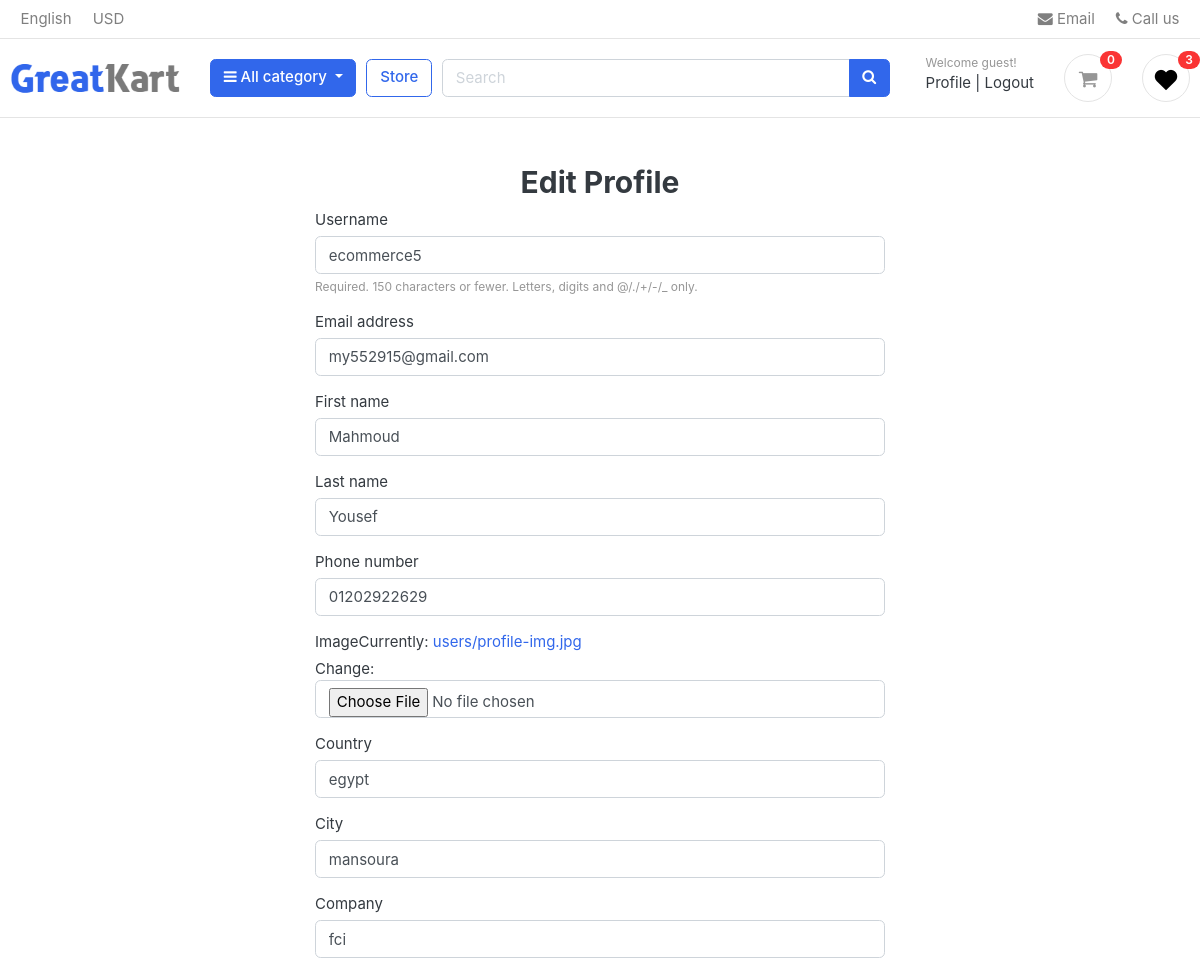
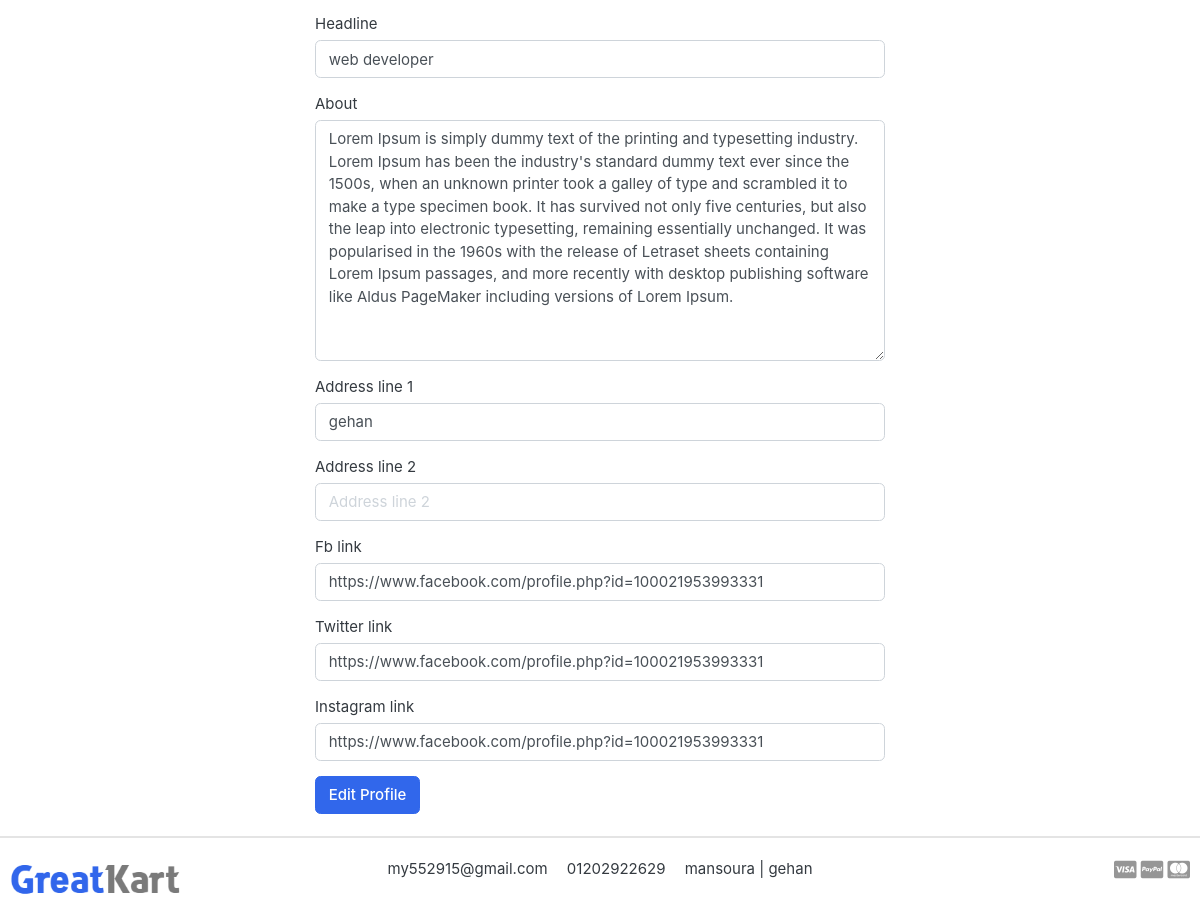
/accounts/profile/edit (signed in), run on the app's committed database (2 pictures, top to bottom).
### settings/models.py (models this page shows, shortened)
class Settings(models.Model):
    site_name = models.CharField( max_length=50)
    logo = models.ImageField( upload_to='setting/')
    phone = models.CharField( max_length=30)
    email = models.EmailField( max_length=254)
    description = models.TextField(max_length=1000)
    fb_link = models.URLField( max_length=200)
    twitter_link = models.URLField( max_length=200)
    instagram_link = models.URLField( max_length=200)
    address = models.CharField( max_length=50)

### accounts/models.py (models this page shows, shortened)
class Profile(models.Model):
    user = models.OneToOneField(User,on_delete=models.CASCADE)
    phone_number = models.CharField(max_length=20)
    headline = models.CharField(max_length=50 , blank=True, null=True)
    city = models.CharField(max_length=50)
    image = models.ImageField(upload_to='users/')
    about = models.TextField(max_length=4000 , blank=True , null=True)
    country = models.CharField(max_length=50 ,blank=True, null=True)
    company = models.CharField(max_length=100 ,blank=True, null=True)
    address_line_1 = models.CharField( max_length=50 , blank=True)
    address_line_2 = models.CharField( max_length=50 , blank=True)
    fb_link = models.URLField( max_length=200 , blank=True , null=True)
    twitter_link = models.URLField( max_length=200, blank=True , null=True)
    instagram_link = models.URLField( max_length=200, blank=True , null=True)
    linked_in_link = models.URLField( max_length=200, blank=True , null=True)

### accounts/views.py (the view)
# urls.py: path('profile/edit' , views.edit_profile , name='edit_profile'),
def edit_profile(request):
    profile = Profile.objects.get(user=request.user)
    if request.method == "POST":
        user_form = UserForm(request.POST , instance=request.user)
        profile_form = ProfileForm(request.POST,request.FILES,instance=profile)
        if user_form.is_valid() and profile_form.is_valid():
            user_form.save()
            myprofile = profile_form.save(commit=False)
            myprofile.user = request.user
            myprofile.save()
            messages.success(request,'Done! Your Profile has been updated.')
            return redirect('/accounts/profile')
    else:
        user_form = UserForm(instance=request.user)
        profile_form = ProfileForm(instance=profile)
    return render(request,'profile/profile_edit.html',{
        'user_form':user_form,
        'profile_form':profile_form,
    })

### accounts/forms.py
class UserForm(forms.ModelForm):
    class Meta:
        model = User
        fields = ['username','email','first_name','last_name',]

class ProfileForm(forms.ModelForm):
    class Meta:
        model = Profile
        fields = ['phone_number','image','country','city','company','headline','about','address_line_1','address_line_2','fb_link','twitter_link','instagram_link']

### accounts/favorite_context.py (called while the page is built)
def counter(request):
    product_counter = 0
    if request.user.is_authenticated:
        if 'admin' in request.path:
            return{}
        else :
            try :
                user_favourites = Product.objects.filter(like=request.user)
                product_counter = user_favourites.count()
            except Product.DoesNotExist:
                product_counter=0
    return dict(product_counter=product_counter)

### carts/context_processors.py (called while the page is built)
def counter(request):
    cart_count = 0
    if 'admin' in request.path:
        return{}
    else :
        try :
            cart = Cart.objects.filter(cart_id=_cart_id(request))
            if request.user.is_authenticated:
                cart_items = CartItem.objects.all().filter(user=request.user)
            else :
                cart_items = CartItem.objects.all().filter(cart=cart[:1])
            for cart_item in cart_items:
                cart_count+=cart_item.quantity
        except Cart.DoesNotExist:
            cart_count=0
    return dict(cart_count=cart_count)

### carts/views.py (called while the page is built)
def _cart_id(request):
    cart = request.session.session_key
    if not cart:
        cart = request.session.create()
    return cart

### category/context_processor.py (called while the page is built)
def menu_links(request):
    links = Category.objects.all()[:10]
    return dict(links=links)

### category/models.py (called while the page is built)
    def get_url(self):
        return reverse('store:product_by_category',args=[self.slug])

    def __str__(self):
        return str(self.name)

### accounts/templates/profile/profile_edit.html (shortened to what this page needs)
{% extends 'base.html' %}
{% load django_bootstrap5 %}
{% block body %}
<div class="container">
    <div class="col-md-6 mx-auto mt-5">
        <h2 style="text-align:center;">Edit Profile</h2>
        <form method="POST" enctype="multipart/form-data">
            {% bootstrap_form user_form %}
            {% bootstrap_form profile_form %}
            {% bootstrap_button button_type="submit" content="Edit Profile" %}
        </form>
    </div>
</div>
<br>
{% endblock body %}

### templates/base.html (shortened to what this page needs)
{% load static %}
<!DOCTYPE HTML>
<html lang="en">
<head>
    <link href="{% static 'css/bootstrap.css'%}" rel="stylesheet" type="text/css" />
    <link href="{% static 'fonts/fontawesome/css/all.min.css'%}" type="text/css" rel="stylesheet">
    <link href="{% static 'css/ui.css'%}" rel="stylesheet" type="text/css" />
    <link href="{% static 'css/responsive.css'%}" rel="stylesheet" media="only screen and (max-width: 1200px)" />
    <link href="{% static 'css/custum.css'%}" rel="stylesheet" type="text/css" />
    <link rel="stylesheet" href="https://cdnjs.cloudflare.com/ajax/libs/font-awesome/4.7.0/css/font-awesome.min.css">
</head>
<body>
    <header class="section-header">
        <nav class="navbar p-md-0 navbar-expand-sm navbar-light border-bottom">
            <div class="container">
                <div class="collapse navbar-collapse" id="navbarTop4">
                    <ul class="navbar-nav mr-auto">
                        <li class="nav-item dropdown">
                            <a href="#" class="nav-link"> English </a>
                        </li>
                        <li class="nav-item dropdown">
                            <a href="#" class="nav-link"> USD </a>
                        </li>
                    </ul>
                    <ul class="navbar-nav">
                        <li><a href="#" class="nav-link"> <i class="fa fa-envelope"></i> Email </a></li>
                        <li><a href="#" class="nav-link"> <i class="fa fa-phone"></i> Call us </a></li>
                    </ul>
                </div>
            </div>
        </nav>
        <section class="header-main border-bottom">
            <div class="container">
                <div class="row align-items-center">
                    <div class="col-lg-2 col-md-3 col-6">
                        <a href="/" class="brand-wrap">
                            <img class="logo" src="{{myfooter.logo.url}}">
                        </a>
                    </div>
                    <div class="col-lg col-sm col-md col-6 flex-grow-0">
                        <div class="category-wrap dropdown d-inline-block float-right">
                            <button type="button" class="btn btn-primary dropdown-toggle" data-toggle="dropdown">
                                <i class="fa fa-bars"></i> All category
                            </button>
                        </div>
                    </div>
                    <a href="{%url 'store:store'%}" method="GET" class="btn btn-outline-primary">Store</a>
                    <div class="col-lg  col-md-6 col-sm-12 col">
                        <form action="{% url 'store:search' %}" class="search">
                            <div class="input-group w-100">
                                <input type="text" class="form-control" style="width:60%;" placeholder="Search"
                                    name="q">
                                <div class="input-group-append">
                                    <button class="btn btn-primary" type="submit">
                                        <i class="fa fa-search"></i>
                                    </button>
                                </div>
                            </div>
                        </form>
                    </div>
                    <div class="col-lg-3 col-sm-6 col-8 order-2 order-lg-3">
                        <div class="d-flex justify-content-end mb-3 mb-lg-0">
                            <div class="widget-header">
                                <small class="title text-muted">Welcome guest!</small>
                                <div>
                                    {% if user.is_authenticated %}
                                    <a href="{% url 'accounts:profile'%}">Profile</a> <span class="dark-transp"> |
                                    </span>
                                    <a href="{% url 'logout'%}"> Logout</a>
                                    {% else %}
                                    <a href="{% url 'login'%}">Sign in</a> <span class="dark-transp"> | </span>
                                    <a href="{% url 'accounts:signup'%}"> Register</a>
                                    {% endif %}
                                </div>
                            </div>
                            <a href="{% url 'carts:cart'%}" class="widget-header pl-3 ml-3">
                                <div class="icon icon-sm rounded-circle border"><i class="fa fa-shopping-cart"></i>
                                </div>
                                <span class="badge badge-pill badge-danger notify">{{cart_count}}</span>
                            </a>
                            {% if product_counter <= 0 %}
                            <a href="{% url 'accounts:user_favourites'%}" class="widget-header pl-3 ml-3">
                                <div class="icon icon-sm rounded-circle border"><img src="{% static 'images/icons/heart.png'%}" />
                                </div>
                                <span class="badge badge-pill badge-danger notify">{{product_counter}}</span>
                            </a>
                            {% else %}
                            <a href="{% url 'accounts:user_favourites'%}" class="widget-header pl-3 ml-3">
                                <div class="icon icon-sm rounded-circle border"><img src="{% static 'images/icons/love.png'%}" />
                                </div>
                                <span class="badge badge-pill badge-danger notify">{{product_counter}}</span>
                            </a>
                            {% endif %}
                        </div>
                    </div>
                </div>
            </div>
        </section>
    </header>
    {% block body %}
    {% endblock body %}
    <footer class="section-footer border-top">
        <div class="container">
            <section class="footer-bottom border-top row">
                <div class="col-lg-2 col-md-3 col-6">
                    <a href="/" class="brand-wrap">
                        <img class="logo" src="{{myfooter.logo.url}}">
                    </a>
                </div>
                <div class="col-md-8 text-md-center">
                    <span class="px-2">{{myfooter.email}}</span>
                    <span class="px-2">{{myfooter.phone}}</span>
                    <span class="px-2">{{myfooter.address}}</span>
                </div>
                <div class="col-md-2 text-md-right text-muted">
                    <i class="fab fa-lg fa-cc-visa"></i>
                    <i class="fab fa-lg fa-cc-paypal"></i>
                    <i class="fab fa-lg fa-cc-mastercard"></i>
                </div>
            </section>
        </div>
    </footer>
</body>
</html>

### static/css/ui.css (style rules this page uses)
html { font-family: "Inter", sans-serif; font-size: 15px; }
.icon-xs, .icon-sm, .icon-md, .icon-lg { display: inline-block; text-align: center; flex-shrink: 0; flex-grow: 0; }
.icon-sm { width: 48px; height: 48px; line-height: 48px !important; font-size: 20px; }
article:after, .form-group:after { display: block; clear: both; content: ""; }
.header-main { position: relative; padding-top: 1rem; padding-bottom: 1rem; }
.brand-wrap .logo, .navbar-brand .logo { margin-right: 7px; max-height: 42px; display: inline-block; }
.widget-header { display: inline-block; vertical-align: middle; position: relative; }
.widget-header a { color: #343a40; }
.widget-header i { color: #969696; }
.widget-header .title { display: block; }
.widget-header .notify { position: absolute; top: -3px; right: -10px; }
.footer-bottom { padding-top: 20px; padding-bottom: 20px; }
.notify { position: absolute; top: -4px; right: -10px; display: inline-block; padding: 0.25em 0.6em; font-size: 12px; line-height: 1; text-align: center; border-radius: 3rem; color: #fff; background-color: #fa3434; }

### data on the page
Settings: logo (picture), email "my552915@gmail.com", phone "01202922629", address "mansoura | gehan"
Profile: phone_number "01202922629", country "egypt", city "mansoura", company "fci", headline "web developer", about "Lorem Ipsum is simply dummy text of the printing and typesetting industry. Lorem Ipsum has been the industry's standard dummy text ever since the 1500s, when an unknown printer took a galley of type and scrambled it to make a type specimen book. It has survived not only five centuries, but also the leap into electronic typesetting, remaining essentially unchanged. It was popularised in the 1960s with the release of Letraset sheets containing Lorem Ipsum passages, and more recently with desktop publishing software like Aldus PageMaker including versions of Lorem Ipsum.", address_line_1 "gehan", fb_link "https://www.facebook.com/profile.php?id=100021953993331", twitter_link "https://www.facebook.com/profile.php?id=100021953993331", instagram_link "https://www.facebook.com/profile.php?id=100021953993331"

### other printed values
{{ cart_count }} "0"
{{ product_counter }} "3"
